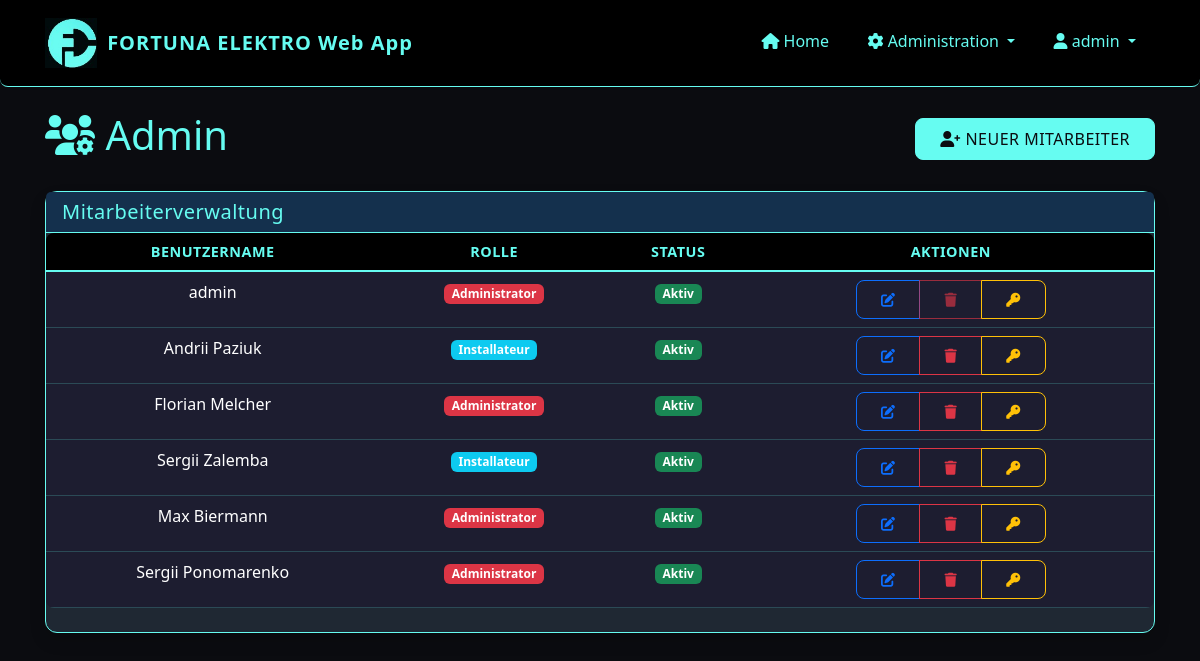
Page /custom-admin/users (signed in) on the committed database.
### app/models/user.py (models this page shows, shortened)
class User(UserMixin, db.Model):
    id = db.Column(db.Integer, primary_key=True)
    username = db.Column(db.String(64), unique=True, nullable=False)
    password_hash = db.Column(db.String(128), nullable=False)
    password = None  # Virtual field for Flask-Admin, not stored in DB
    role = db.Column(db.String(20), nullable=False, default='installateur')  # 'admin' oder 'installateur'
    is_active = db.Column(db.Boolean, default=True)
    created_at = db.Column(db.DateTime, default=datetime.utcnow)
    projects = db.relationship('Project', backref='creator', lazy='dynamic')
    files = db.relationship('File', backref='uploader', lazy='dynamic')
    timesheets = db.relationship('Timesheet', backref='employee', lazy='dynamic')
    def is_admin(self):
        return self.role == 'admin'

### app/routes/admin.py (the view)
@admin.route('/users', methods=['GET'])
@login_required
@admin_required
def list_users():
    users = User.query.all()
    add_user_form = AddUserForm()
    edit_user_form = EditUserForm()
    reset_password_form = ResetPasswordForm()
    delete_user_form = DeleteUserForm()
    return render_template('admin/users.html',
                          title='Mitarbeiterverwaltung',
                          users=users,
                          add_user_form=add_user_form,
                          edit_user_form=edit_user_form,
                          reset_password_form=reset_password_form,
                          delete_user_form=delete_user_form,
                          current_user=current_user)

### app/models/user.py (called while the page is built)
@login_manager.user_loader
def load_user(id):
    return User.query.get(int(id))

### app/routes/admin.py (called while the page is built)
@admin.before_request
def check_admin():
    if not current_user.is_authenticated or not current_user.is_admin():
        flash('Sie benötigen Administratorrechte, um auf diese Seite zuzugreifen.', 'danger')
        return redirect(url_for('auth.login'))

### app/templates/admin/users.html (shortened to what this page needs)
{% extends "base.html" %}
{% block content %}
<div class="d-flex justify-content-between align-items-center mb-4">
    <h1 style="color: var(--accent)"><i class="fas fa-users-cog"></i> Admin</h1>
    <button type="button" class="btn btn-primary" data-bs-toggle="modal" data-bs-target="#addUserModal">
        <i class="fas fa-user-plus"></i> Neuer Mitarbeiter
    </button>
</div>
<div class="card shadow mb-4">
    <div class="card-header" style="background-color: #14304d; color: var(--accent)">
        <h5 class="mb-0">Mitarbeiterverwaltung</h5>
    </div>
    <div class="card-body p-0">
        {% if users %}
        <div class="table-responsive d-none d-md-block">
            <table class="table table-hover text-center mb-0">
                <thead>
                    <tr>
                        <th class="text-center">Benutzername</th>
                        <th class="text-center">Rolle</th>
                        <th class="text-center">Status</th>
                        <th class="text-center">Aktionen</th>
                    </tr>
                </thead>
                <tbody>
                    {% for user in users %}
                    <tr>
                        <td class="text-center" style="background-color:#1d1d30; color: white">{{ user.username }}</td>
                        <td class="text-center" style="background-color:#1d1d30">
                            {% if user.role == 'admin' %}
                            <span class="badge bg-danger">Administrator</span>
                            {% else %}
                            <span class="badge bg-info">Installateur</span>
                            {% endif %}
                        </td>
                        <td class="text-center" style="background-color: #1d1d30">
                            {% if user.is_active %}
                            <span class="badge bg-success">Aktiv</span>
                            {% else %}
                            <span class="badge bg-secondary">Inaktiv</span>
                            {% endif %}
                        </td>
                        <td class="text-center" style="background-color: #1d1d30">
                            <div class="btn-group">
                                <button type="button" class="btn btn-sm btn-outline-primary"
                                        onclick="editUser('{{ user.id }}', '{{ user.username }}', {{ 'true' if user.role == 'admin' else 'false' }}, {{ 'true' if user.is_active else 'false' }})">
                                    <i class="fas fa-edit"></i>
                                </button>
                                <button type="button" class="btn btn-sm btn-outline-danger"
                                        {% if user.id == current_user.id %}disabled{% endif %}
                                        data-bs-toggle="modal" data-bs-target="#deleteUserModal"
                                        data-user-id="{{ user.id }}" data-username="{{ user.username }}">
                                    <i class="fas fa-trash"></i>
                                </button>
                                <button type="button" class="btn btn-sm btn-outline-warning"
                                        data-bs-toggle="modal" data-bs-target="#resetPasswordModal"
                                        data-user-id="{{ user.id }}" data-username="{{ user.username }}">
                                    <i class="fas fa-key"></i>
                                </button>
                            </div>
                        </td>
                    </tr>
                    {% endfor %}
                </tbody>
            </table>
        </div>
        {% else %}
        <div class="alert alert-info m-3">
            <i class="fas fa-info-circle"></i> Keine Mitarbeiter gefunden.
        </div>
        {% endif %}
    </div>
</div>
{% endblock %}

### app/templates/base.html (shortened to what this page needs)
<!DOCTYPE html>
<html lang="de">
<head>
    <link href="https://cdn.jsdelivr.net/npm/bootstrap@5.3.0/dist/css/bootstrap.min.css" rel="stylesheet">
    <link rel="stylesheet" href="https://cdn.jsdelivr.net/npm/bootstrap-icons@1.11.1/font/bootstrap-icons.css">
    <link rel="stylesheet" href="https://cdnjs.cloudflare.com/ajax/libs/font-awesome/6.0.0/css/all.min.css">
    <link rel="stylesheet" href="{{ url_for('static', filename='css/responsive.css') }}">
</head>
<body>
    <nav class="navbar navbar-expand-lg navbar-dark mb-4">
        <div class="container">
            <a class="navbar-brand d-flex align-items-center" href="{{ url_for('dashboard.index') }}">
                <img src="{{ url_for('static', filename='img/logo1.jpg') }}" alt="Fortuna Elektro Logo">
                <span>FORTUNA ELEKTRO Web App</span>
            </a>
            <div class="collapse navbar-collapse" id="navbarNav">
                <ul class="navbar-nav ms-auto">
                    {% if current_user.is_authenticated %}
                        <li class="nav-item">
                            <a class="nav-link" href="{{ url_for('dashboard.index') }}">
                                <i class="fas fa-home"></i> Home
                            </a>
                        </li>
                        {% if current_user.is_authenticated and current_user.is_admin() %}
                            <li class="nav-item dropdown">
                                <a class="nav-link dropdown-toggle" href="#" role="button" data-bs-toggle="dropdown">
                                    <i class="fas fa-cog"></i> Administration
                                </a>
                            </li>
                        {% endif %}
                        <li class="nav-item dropdown">
                            <a class="nav-link dropdown-toggle" href="#" role="button" data-bs-toggle="dropdown">
                                <i class="fas fa-user"></i> {{ current_user.username }}
                            </a>
                        </li>
                    {% else %}
                        <li class="nav-item">
                            <a class="nav-link" href="{{ url_for('auth.login') }}">
                                <i class="fas fa-sign-in-alt"></i> Anmelden
                            </a>
                        </li>
                    {% endif %}
                </ul>
            </div>
        </div>
    </nav>
    <div class="container content-container">
        {% block content %}{% endblock %}
    </div>
</body>
</html>

### app/static/css/responsive.css (style rules this page uses)
:root { --primary: #0B0C10; --primary-light: #1F2833; --primary-dark: #000000; --accent: #66FCF1; --accent-light: #45A29E; --success: #45A29E; --danger: #FF3B3B; --warning: #FF8F00; --info: #66FCF1; --light-bg: #1F2833; --card-bg: #0B0C10; --text-dark: #FFFFFF; --text-muted: #C5C6C7; --border-radius-sm: 4px; --border-radius-md: 8px; --border-radius-lg: 12px; }
body { background-color: var(--primary); color: var(--text-white); min-height: 100vh; display: flex; flex-direction: column; max-width: 100%; overflow-x: hidden; }
.navbar { background-color: var(--primary-dark) !important; border-bottom: 1px solid var(--accent); padding: 0.8rem 1rem; border-radius: 0 0 var(--border-radius-md) var(--border-radius-md); }
.navbar-brand { color: var(--accent) !important; font-weight: 700; letter-spacing: 1px; display: flex; align-items: center; padding-left: 0 !important; }
.navbar-brand img { margin-right: 10px; height: 50px; width: auto; max-height: 90%; }
.nav-link { color: var(--accent) !important; position: relative; padding: 0.8rem 1.2rem !important; border-bottom: 3px solid transparent; transition: all 0.3s ease; border-radius: var(--border-radius-sm); }
.container { flex: 1; width: 100%; padding-left: 15px; padding-right: 15px; margin-left: auto; margin-right: auto; }
::placeholder { color: var(--accent-light) !important; opacity: 0.8 !important; }
.btn { border-radius: var(--border-radius-md); padding: 0.5rem 1.5rem; transition: all 0.3s ease; text-transform: uppercase; letter-spacing: 0.5px; font-weight: 500; }
.btn-primary { background-color: var(--accent); border-color: var(--accent); color: var(--primary); }
.card { background-color: var(--primary-light); border: 1px solid var(--accent); border-radius: var(--border-radius-lg); }
.card-header { background-color: rgba(102, 252, 241, 0.1); border-bottom: 1px solid var(--accent); font-weight: 600; letter-spacing: 0.5px; color: var(--accent); border-radius: var(--border-radius-lg) var(--border-radius-lg) 0 0; }
.card-body, .card-body p, .card-body label, .card-body .form-text, .card-body small { color: #66d9ff !important; }
.table { color: var(--accent); margin-bottom: 0; }
.table thead th { background-color: var(--primary-dark); color: var(--accent); border-bottom: 2px solid var(--accent); text-transform: uppercase; letter-spacing: 0.5px; font-size: 0.9rem; font-weight: 600; }
.table tbody tr { border-bottom: 1px solid rgba(102, 252, 241, 0.2); }
.table-responsive { display: block; width: 100%; overflow-x: auto; -webkit-overflow-scrolling: touch; border-radius: var(--border-radius-md); margin-bottom: 1.5rem; }
html, body { max-width: 100%; overflow-x: hidden; }
.content-container { margin-bottom: 60px; }

### rows in the picture
User: username "admin", role "Administrator", is_active "Aktiv"
User: username "Andrii Paziuk", role "Installateur", is_active "Aktiv"
User: username "Florian Melcher", role "Administrator", is_active "Aktiv"
User: username "Sergii Zalemba", role "Installateur", is_active "Aktiv"
User: username "Max Biermann", role "Administrator", is_active "Aktiv"
User: username "Sergii Ponomarenko", role "Administrator", is_active "Aktiv"
